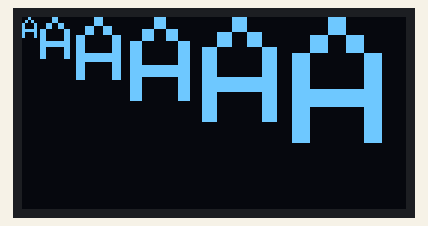
This sketch was run on a simulated Arduino Uno, built with avr-gcc and run on an emulated ATmega328P. Parts: 128×64 one-colour display.

Above: at 0.1 s.

The sketch:

Tamanho_Texto.ino
```cpp
/***********************************************************************************************
 * EXEMPLO DE APLICAÇÃO USANDO MÓDULO OLED 0,96" (Tamanho do Texto)                            *
 * BY: LAB+ PROJETOS - 21.01.21 - UPDATE: 02.07.21                                             *
 ***********************************************************************************************/
#include <SPI.h>                                                          //Biblioteca para uso de Sinal Periférico
#include <Wire.h>                                                         //Biblioteca para uso geral
#include <Adafruit_GFX.h>                                                 //Biblioteca para uso da Adafruit
#include <Adafruit_SSD1306.h>                                             //Biblioteca para uso do SSD1306 OLED
const byte SCREEN_WIDTH = 128;                                            //Define a quantidade de pixels de largura
const byte SCREEN_HEIGHT = 64;                                            //Define a quantidade de pixels de altura
const int OLED_RESET = -1;                                                //Pino de reset (-1) se compartilhar pino de reset Arduino
Adafruit_SSD1306 display(SCREEN_WIDTH, SCREEN_HEIGHT, &Wire, OLED_RESET); //Cria o objeto display e define a resolução

void setup()
{
  display.begin(SSD1306_SWITCHCAPVCC, 0x3C);                              //Ligação dos Circuitos Internos, Endereço padrão OLED.
  display.clearDisplay();                                                 //Limpa o buffer.
}

void loop()
{
  display.clearDisplay ();                                                //Limpa o buffer.
  display.setTextColor (WHITE);                                           //Seleciona a cor do Texto
  display.setCursor (0,0);                                                //Seleciona as coordenadas (X,Y)
  display.setTextSize (1);                                                //Seleciona o tamanho do texto (1=10px. / 2=20px. ...)
  display.print ("A");                                                    //Exibe o texto no Display
  display.setTextSize (2);                                                //Seleciona o tamanho do texto (1=10px. / 2=20px. ...)
  display.print ("A");                                                    //Exibe o texto no Display
  display.setTextSize (3);                                                //Seleciona o tamanho do texto (1=10px. / 2=20px. ...)
  display.print ("A");                                                    //Exibe o texto no Display
  display.setTextSize (4);                                                //Seleciona o tamanho do texto (1=10px. / 2=20px. ...)
  display.print ("A");                                                    //Exibe o texto no Display
  display.setTextSize (5);                                                //Seleciona o tamanho do texto (1=10px. / 2=20px. ...)
  display.print ("A");                                                    //Exibe o texto no Display
  display.setTextSize (6);                                                //Seleciona o tamanho do texto (1=10px. / 2=20px. ...)
  display.print ("A");                                                    //Exibe o texto no Display
  display.display ();                                                     //Atualiza a representação na memória, chamado para ligar o display
  delay(1000);                                                            //Aguarda 1s
}
```
